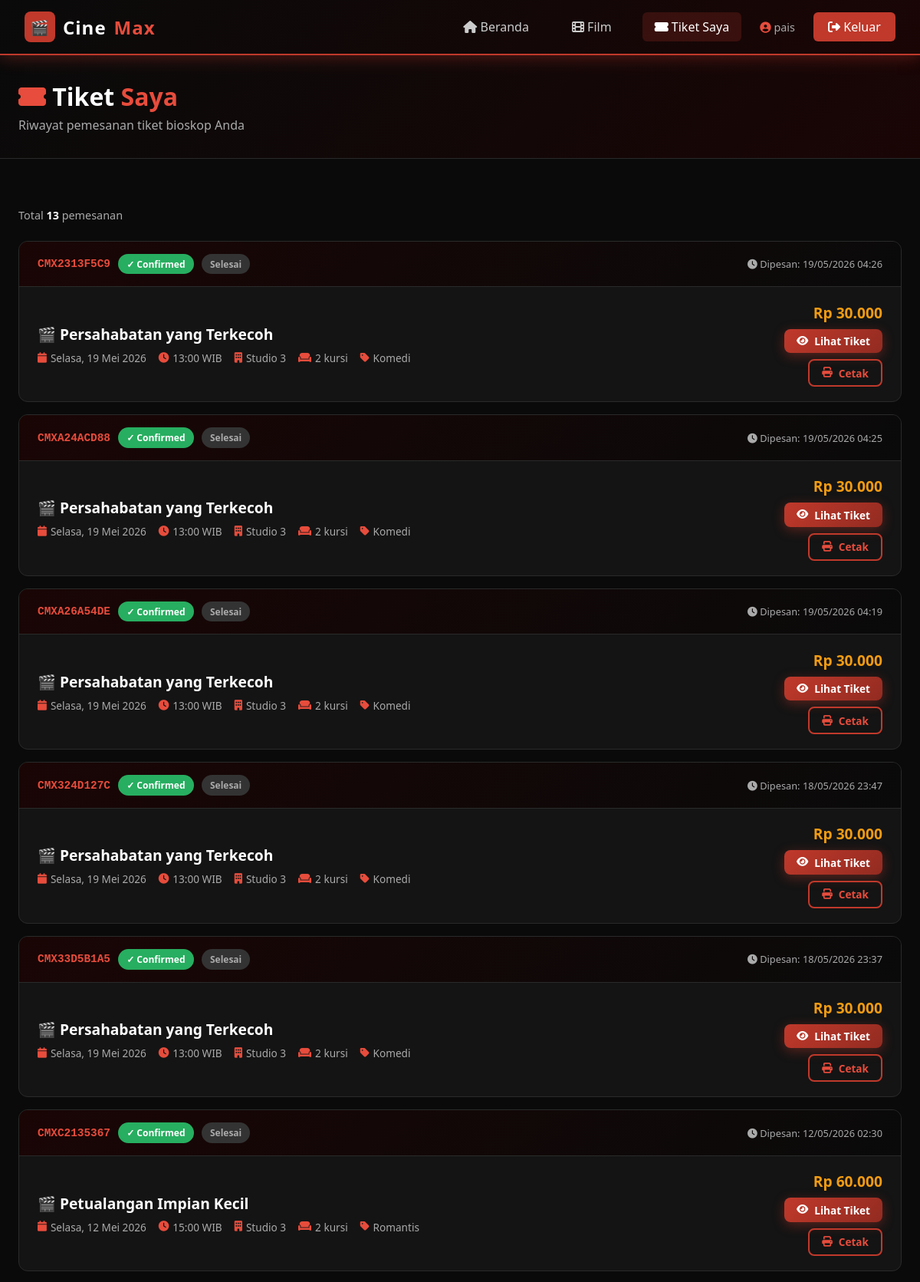
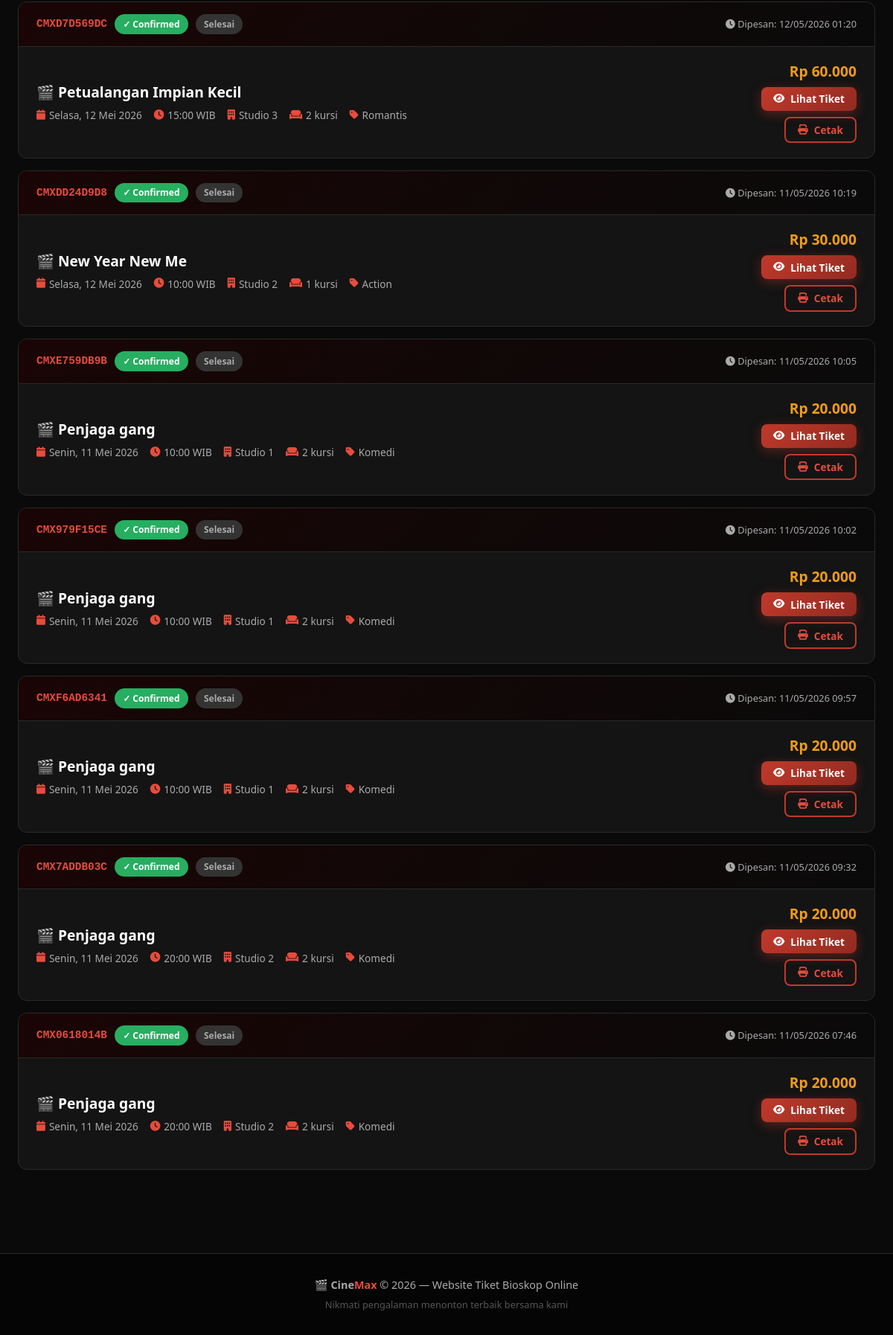
Page /bioskop/user/my-tickets.php (signed in) on the committed database (2 pictures, top to bottom).
### tables this page shows
CREATE TABLE `pemesanan` (
  `id` int(11) NOT NULL,
  `kode_booking` varchar(20) NOT NULL,
  `user_id` int(11) DEFAULT NULL,
  `jadwal_id` int(11) DEFAULT NULL,
  `total_harga` decimal(10,2) DEFAULT NULL,
  `status` enum('pending','confirmed','cancelled') DEFAULT 'confirmed',
  `created_at` timestamp NOT NULL DEFAULT current_timestamp()
);

CREATE TABLE `films` (
  `id` int(11) NOT NULL,
  `judul` varchar(200) NOT NULL,
  `genre` varchar(100) DEFAULT NULL,
  `durasi` int(11) DEFAULT NULL,
  `rating` varchar(10) DEFAULT NULL,
  `sinopsis` text DEFAULT NULL,
  `poster` varchar(255) DEFAULT NULL,
  `harga` decimal(10,2) DEFAULT 50000.00,
  `status` enum('tayang','akan_tayang','selesai') DEFAULT 'tayang',
  `created_at` timestamp NOT NULL DEFAULT current_timestamp()
);

CREATE TABLE `jadwal` (
  `id` int(11) NOT NULL,
  `film_id` int(11) DEFAULT NULL,
  `studio_id` int(11) DEFAULT NULL,
  `tanggal` date DEFAULT NULL,
  `jam_tayang` time DEFAULT NULL
);

CREATE TABLE `studio` (
  `id` int(11) NOT NULL,
  `nama` varchar(50) NOT NULL,
  `kapasitas` int(11) DEFAULT 100
);

### bioskop/user/my-tickets.php (the view, shortened to what this page needs)
<?php
require_once '../config/database.php';
$user_id = $_SESSION['user_id'];
$stmt = $conn->prepare("
    SELECT p.id, p.kode_booking, p.user_id, p.jadwal_id, p.total_harga, p.status, p.created_at,
           f.judul, f.genre, f.durasi,
           j.tanggal, j.jam_tayang,
           s.nama as studio_nama,
           COUNT(dp.id) as jumlah_kursi
    FROM pemesanan p
    JOIN jadwal j ON p.jadwal_id = j.id
    JOIN films f ON j.film_id = f.id
    JOIN studio s ON j.studio_id = s.id
    LEFT JOIN detail_pemesanan dp ON dp.pemesanan_id = p.id
    WHERE p.user_id = ?
    GROUP BY p.id, p.kode_booking, p.user_id, p.jadwal_id, p.total_harga, p.status, p.created_at,
             f.judul, f.genre, f.durasi, j.tanggal, j.jam_tayang, s.nama
    ORDER BY p.created_at DESC
");
$stmt->bind_param("i", $user_id);
$stmt->execute();
$tikets = $stmt->get_result();
$hari  = ['Minggu','Senin','Selasa','Rabu','Kamis','Jumat','Sabtu'];
$bulan = ['','Januari','Februari','Maret','April','Mei','Juni','Juli','Agustus','September','Oktober','November','Desember'];
include '../includes/header.php';
?>
<div class="page-title-bar">
    <div class="container">
        <h1 style="font-size:2rem; font-weight:800">
            <i class="fas fa-ticket-alt" style="color:var(--primary-light)"></i>
            Tiket <span style="color:var(--primary-light)">Saya</span>
        </h1>
        <p style="color:var(--text-gray); margin-top:0.3rem">Riwayat pemesanan tiket bioskop Anda</p>
    </div>
</div>
<div class="my-tickets-page">
    <div class="container">
        <?php if ($tikets->num_rows > 0): ?>
        <p style="color:var(--text-gray); margin-bottom:1.5rem; font-size:0.9rem">
            Total <strong style="color:white"><?= $tikets->num_rows ?></strong> pemesanan
        </p>
        <?php while ($t = $tikets->fetch_assoc()):
            $dt      = new DateTime($t['tanggal']);
            $tgl_str = $hari[$dt->format('w')] . ', ' . $dt->format('j') . ' ' . $bulan[(int)$dt->format('n')] . ' ' . $dt->format('Y');
            $is_past = $dt < new DateTime('today');
        ?>
        <div class="ticket-item">
            <div class="ticket-item-header">
                <div style="display:flex; align-items:center; gap:10px">
                    <span style="font-family:monospace; font-size:0.9rem; color:var(--primary-light); font-weight:700">
                        <?= htmlspecialchars($t['kode_booking']) ?>
                    </span>
                    <?php if ($t['status'] === 'confirmed'): ?>
                    <span class="badge badge-success">✓ Confirmed</span>
                    <?php elseif ($t['status'] === 'pending'): ?>
                    <span class="badge" style="background:rgba(243,156,18,0.15); color:#f39c12; border:1px solid rgba(243,156,18,0.4); padding:0.18rem 0.6rem; border-radius:20px; font-size:0.72rem; font-weight:600;">⏳ Menunggu Konfirmasi</span>
                    <?php else: ?>
                    <span class="badge badge-gray"><?= ucfirst($t['status']) ?></span>
                    <?php endif; ?>
                    <?php if ($is_past): ?>
                    <span class="badge badge-gray">Selesai</span>
                    <?php elseif ($t['status'] === 'confirmed'): ?>
                    <span class="badge badge-success">Aktif</span>
                    <?php endif; ?>
                </div>
                <span style="font-size:0.8rem; color:var(--text-gray)">
                    <i class="fas fa-clock"></i>
                    Dipesan: <?= date('d/m/Y H:i', strtotime($t['created_at'])) ?>
                </span>
            </div>
            <div class="ticket-item-body">
                <div class="ticket-item-info">
                    <div class="ticket-film-name">🎬 <?= htmlspecialchars($t['judul']) ?></div>
                    <div class="ticket-meta-row">
                        <span><i class="fas fa-calendar"></i> <?= $tgl_str ?></span>
                        <span><i class="fas fa-clock"></i> <?= substr($t['jam_tayang'], 0, 5) ?> WIB</span>
                        <span><i class="fas fa-building"></i> <?= htmlspecialchars($t['studio_nama']) ?></span>
                        <span><i class="fas fa-couch"></i> <?= $t['jumlah_kursi'] ?> kursi</span>
                        <span><i class="fas fa-tag"></i> <?= htmlspecialchars($t['genre']) ?></span>
                    </div>
                </div>
                <div class="ticket-item-actions">
                    <div class="ticket-price">Rp <?= number_format($t['total_harga'], 0, ',', '.') ?></div>
                    <a href="ticket-detail.php?id=<?= $t['id'] ?>" class="btn btn-primary btn-sm">
                        <i class="fas fa-eye"></i> Lihat Tiket
                    </a>
                    <?php if ($t['status'] === 'confirmed'): ?>
                    <a href="ticket-detail.php?id=<?= $t['id'] ?>"
                       onclick="setTimeout(()=>window.print(),800); return true;"
                       class="btn btn-outline btn-sm">
                        <i class="fas fa-print"></i> Cetak
                    </a>
                    <?php endif; ?>
                </div>
            </div>
        </div>
        <?php endwhile; ?>
        <?php endif; ?>
    </div>
</div>
<?php include '../includes/footer.php'; ?>

### bioskop/assets/css/style.css (style rules this page uses)
:root { --primary: #c0392b; --primary-dark: #922b21; --primary-light: #e74c3c; --bg-dark: #0a0a0a; --bg-card: #141414; --bg-card2: #1a1a1a; --bg-input: #1e1e1e; --text-white: #ffffff; --text-gray: #aaaaaa; --text-light: #cccccc; --border: #2a2a2a; --border-red: #c0392b; --gold: #f39c12; --success: #27ae60; --shadow: 0 4px 20px rgba(192, 57, 43, 0.3); }
* { margin: 0; padding: 0; box-sizing: border-box; }
body { font-family: 'Segoe UI', Tahoma, Geneva, Verdana, sans-serif; background-color: var(--bg-dark); color: var(--text-white); min-height: 100vh; }
a { text-decoration: none; color: inherit; }
.btn { display: inline-flex; align-items: center; gap: 8px; padding: 0.7rem 1.5rem; border-radius: 8px; font-weight: 600; font-size: 0.95rem; cursor: pointer; border: none; transition: all 0.3s; text-decoration: none; }
.btn-primary { background: linear-gradient(135deg, var(--primary), var(--primary-dark)); color: white; box-shadow: 0 4px 15px rgba(192, 57, 43, 0.4); }
.btn-outline { background: transparent; color: var(--primary-light); border: 2px solid var(--primary); }
.btn-sm { padding: 0.4rem 1rem; font-size: 0.85rem; }
.badge { display: inline-block; padding: 0.3rem 0.7rem; border-radius: 20px; font-size: 0.75rem; font-weight: 600; }
.badge-success { background: var(--success); color: white; }
.badge-gray { background: #333; color: var(--text-gray); }
.container { max-width: 1400px; margin: 0 auto; padding: 0 1.5rem; }

### bioskop/user/my-tickets.php (style rules this page uses)
.my-tickets-page { padding: 2rem 0; }
.page-title-bar { background: linear-gradient(135deg, #0a0a0a 0%, #1a0505 100%); padding: 2rem 0; border-bottom: 1px solid var(--border); margin-bottom: 2rem; }
.ticket-item { background: var(--bg-card); border: 1px solid var(--border); border-radius: 12px; overflow: hidden; transition: all 0.3s; margin-bottom: 1rem; }
.ticket-item-header { background: linear-gradient(135deg, #1a0505, #0a0a0a); padding: 1rem 1.5rem; display: flex; justify-content: space-between; align-items: center; border-bottom: 1px solid var(--border); }
.ticket-item-body { padding: 1.2rem 1.5rem; display: grid; grid-template-columns: 1fr auto; gap: 1rem; align-items: center; }
.ticket-film-name { font-size: 1.2rem; font-weight: 800; margin-bottom: 0.5rem; }
.ticket-meta-row { display: flex; flex-wrap: wrap; gap: 1rem; font-size: 0.85rem; color: var(--text-gray); }
.ticket-meta-row span { display: flex; align-items: center; gap: 5px; }
.ticket-meta-row i { color: var(--primary-light); }
.ticket-item-actions { display: flex; flex-direction: column; gap: 0.5rem; align-items: flex-end; }
.ticket-price { font-size: 1.2rem; font-weight: 800; color: var(--gold); }

### rows in the picture
pemesanan: kode_booking "CMX2313F5C9", status "✓ Confirmed", created_at "19/05/2026 04:26", films.judul "Persahabatan yang Terkecoh", jadwal.tanggal "Selasa, 19 Mei 2026", jadwal.jam_tayang "13:00", studio.nama "Studio 3", jumlah_kursi "2", films.genre "Komedi", total_harga "30.000"
pemesanan: kode_booking "CMXA24ACD88", status "✓ Confirmed", created_at "19/05/2026 04:25", films.judul "Persahabatan yang Terkecoh", jadwal.tanggal "Selasa, 19 Mei 2026", jadwal.jam_tayang "13:00", studio.nama "Studio 3", jumlah_kursi "2", films.genre "Komedi", total_harga "30.000"
pemesanan: kode_booking "CMXA26A54DE", status "✓ Confirmed", created_at "19/05/2026 04:19", films.judul "Persahabatan yang Terkecoh", jadwal.tanggal "Selasa, 19 Mei 2026", jadwal.jam_tayang "13:00", studio.nama "Studio 3", jumlah_kursi "2", films.genre "Komedi", total_harga "30.000"
pemesanan: kode_booking "CMX324D127C", status "✓ Confirmed", created_at "18/05/2026 23:47", films.judul "Persahabatan yang Terkecoh", jadwal.tanggal "Selasa, 19 Mei 2026", jadwal.jam_tayang "13:00", studio.nama "Studio 3", jumlah_kursi "2", films.genre "Komedi", total_harga "30.000"
pemesanan: kode_booking "CMX33D5B1A5", status "✓ Confirmed", created_at "18/05/2026 23:37", films.judul "Persahabatan yang Terkecoh", jadwal.tanggal "Selasa, 19 Mei 2026", jadwal.jam_tayang "13:00", studio.nama "Studio 3", jumlah_kursi "2", films.genre "Komedi", total_harga "30.000"
pemesanan: kode_booking "CMXC2135367", status "✓ Confirmed", created_at "12/05/2026 02:30", films.judul "Petualangan Impian Kecil", jadwal.tanggal "Selasa, 12 Mei 2026", jadwal.jam_tayang "15:00", studio.nama "Studio 3", jumlah_kursi "2", films.genre "Romantis", total_harga "60.000"
pemesanan: kode_booking "CMXD7D569DC", status "✓ Confirmed", created_at "12/05/2026 01:20", films.judul "Petualangan Impian Kecil", jadwal.tanggal "Selasa, 12 Mei 2026", jadwal.jam_tayang "15:00", studio.nama "Studio 3", jumlah_kursi "2", films.genre "Romantis", total_harga "60.000"
pemesanan: kode_booking "CMXDD24D9D8", status "✓ Confirmed", created_at "11/05/2026 10:19", films.judul "New Year New Me", jadwal.tanggal "Selasa, 12 Mei 2026", jadwal.jam_tayang "10:00", studio.nama "Studio 2", jumlah_kursi "1", films.genre "Action", total_harga "30.000"
pemesanan: kode_booking "CMXE759DB9B", status "✓ Confirmed", created_at "11/05/2026 10:05", films.judul "Penjaga gang", jadwal.tanggal "Senin, 11 Mei 2026", jadwal.jam_tayang "10:00", studio.nama "Studio 1", jumlah_kursi "2", films.genre "Komedi", total_harga "20.000"
pemesanan: kode_booking "CMX979F15CE", status "✓ Confirmed", created_at "11/05/2026 10:02", films.judul "Penjaga gang", jadwal.tanggal "Senin, 11 Mei 2026", jadwal.jam_tayang "10:00", studio.nama "Studio 1", jumlah_kursi "2", films.genre "Komedi", total_harga "20.000"
pemesanan: kode_booking "CMXF6AD6341", status "✓ Confirmed", created_at "11/05/2026 09:57", films.judul "Penjaga gang", jadwal.tanggal "Senin, 11 Mei 2026", jadwal.jam_tayang "10:00", studio.nama "Studio 1", jumlah_kursi "2", films.genre "Komedi", total_harga "20.000"
pemesanan: kode_booking "CMX7ADDB03C", status "✓ Confirmed", created_at "11/05/2026 09:32", films.judul "Penjaga gang", jadwal.tanggal "Senin, 11 Mei 2026", jadwal.jam_tayang "20:00", studio.nama "Studio 2", jumlah_kursi "2", films.genre "Komedi", total_harga "20.000"
pemesanan: kode_booking "CMX0618014B", status "✓ Confirmed", created_at "11/05/2026 07:46", films.judul "Penjaga gang", jadwal.tanggal "Senin, 11 Mei 2026", jadwal.jam_tayang "20:00", studio.nama "Studio 2", jumlah_kursi "2", films.genre "Komedi", total_harga "20.000"

### other values in the picture
$_SESSION['user_nama'] "pais"
$tikets->num_rows "13"
